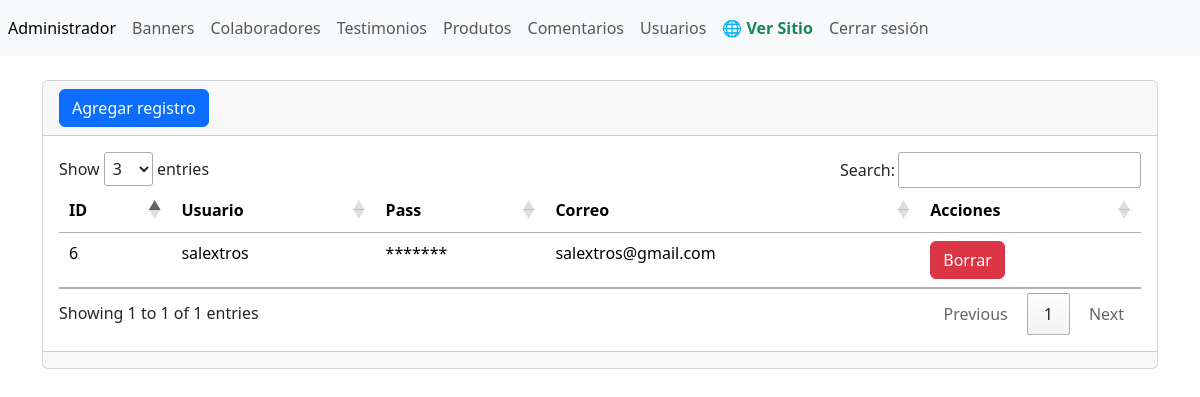
Screenshot of /admin/seccion/usuarios/index.php (signed in) with the database file from the repository.
### tables this page shows
CREATE TABLE `tbl_usuarios` (
  `ID` int(11) NOT NULL,
  `usuario` varchar(100) NOT NULL,
  `password` varchar(100) NOT NULL,
  `correo` varchar(100) NOT NULL
);

### admin/seccion/usuarios/index.php (the view, shortened to what this page needs)
<?php
include ("../../bd.php");
$sentencia = $conexion->prepare("SELECT * FROM `tbl_usuarios`");
$sentencia->execute();
$lista_usuarios = $sentencia->fetchAll(PDO::FETCH_ASSOC);
include ("../../templates/header.php");
?>
<br/>
<div class="card">
    <div class="card-header"><a name="" id="" class="btn btn-primary" href="crear.php" role="button">Agregar registro</a></div>
    <div class="card-body">
       <div
        class="table-responsive-sm">
        <table class="table">
            <thead>
                <tr>
                    <th scope="col">ID</th>
                    <th scope="col">Usuario</th>
                    <th scope="col">Pass</th>
                    <th scope="col">Correo</th>
                    <th scope="col">Acciones</th>
                </tr>
            </thead>
            <tbody>
            <?php foreach($lista_usuarios as $registro){ ?>
                <tr class="">
                    <td> <?php echo $registro ["ID"];?> </td>
                    <td> <?php echo $registro ["usuario"];?> </td>
                    <td> ******* </td>
                    <td> <?php echo $registro ["correo"];?> </td>
                    <td>
                    <a name="" id="" class="btn btn-danger" href="index.php?txtID=<?php echo $registro["ID"];?>" role="button">Borrar</a>
                    </td>
                </tr>
                <?php } ?>
            </tbody>
        </table>
       </div>
    </div>
    <div class="card-footer text-muted"></div>
</div>
<?php
include ("../../templates/footer.php");
?>

### rows the page displays
tbl_usuarios: ID "6", usuario "salextros", correo "salextros@gmail.com"
